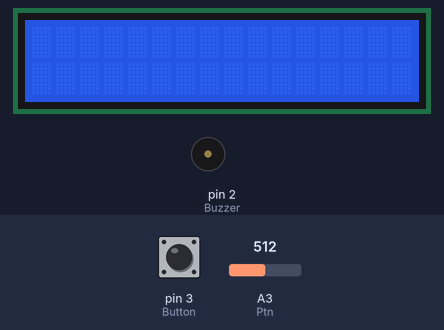
This sketch was run on a simulated Arduino Uno, built with avr-gcc and run on an emulated ATmega328P. Shown: 16×2 character LCD, buzzer (waves = sounding, pin HIGH). The inputs (shaded band) are chosen by the test bench; at power-on: pin 3 (Button) LOW, A3 (Ptn) = 512. What the sketch prints to the serial monitor is not drawn.

Above: at 1.2 s.
1.3 s: pin 3 (Button) pulled HIGH for 0.15 s
At 1.7 s:
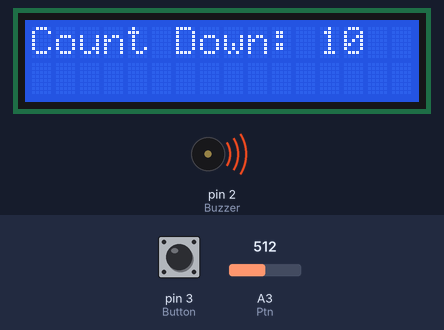
At 12.6 s:
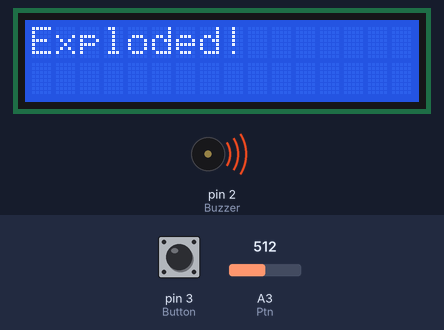
Timing chart, 0 to 12.9 s (numbered marks = the images above; inputs shaded):
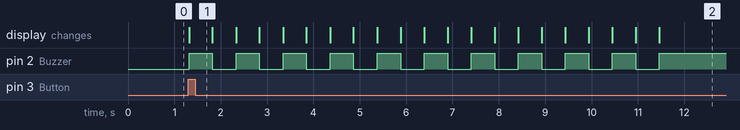

Measured:
- after the input at 1.3 s, pin 2 (Buzzer): alternates HIGH for 0.50 s and LOW for 0.51 s, 21 changes in all, then stays HIGH, starting at once; the display: changes at once (image 1)

The sketch:

countdown.ino
```cpp
#include <Wire.h>
#include <LiquidCrystal_I2C.h>
#include <Arduino.h>

#define Buzzer 2
#define Button 3
#define Ptn A3

void startcountdown(unsigned short duration);

LiquidCrystal_I2C lcd(0x27,16,2);
int btnState;
int btnMode = 0;
int defused = 0;
int sensorValue = 0;

void setup(){
  Serial.begin(9600);
  lcd.init();
  lcd.backlight();
  pinMode(Buzzer, OUTPUT);
  pinMode(Button, INPUT);
  pinMode(Ptn, INPUT);
}

void startcountdown(unsigned short duration){
  lcd.setCursor(0, 0);
  while(duration > 0){
    lcd.print("Count Down: ");
    lcd.print(duration);
    digitalWrite(Buzzer, HIGH);
    delay(500);
    lcd.clear();
    digitalWrite(Buzzer, LOW);
    delay(500);
    duration -= 1;
  }
  lcd.clear();
  lcd.print("Exploded!");
  digitalWrite(Buzzer, HIGH);
}

void loop(){
  sensorValue = analogRead(Ptn);
  btnState = digitalRead(Button);
  if(btnState == HIGH && btnMode == 0) {
    btnMode = 1;
    startcountdown(10);
  }else if(btnState == HIGH && btnMode == 1){
    btnMode = 0;
    lcd.clear();
    digitalWrite(Buzzer, LOW);
    delay(1000);
  }

  Serial.println(sensorValue);

}
```
